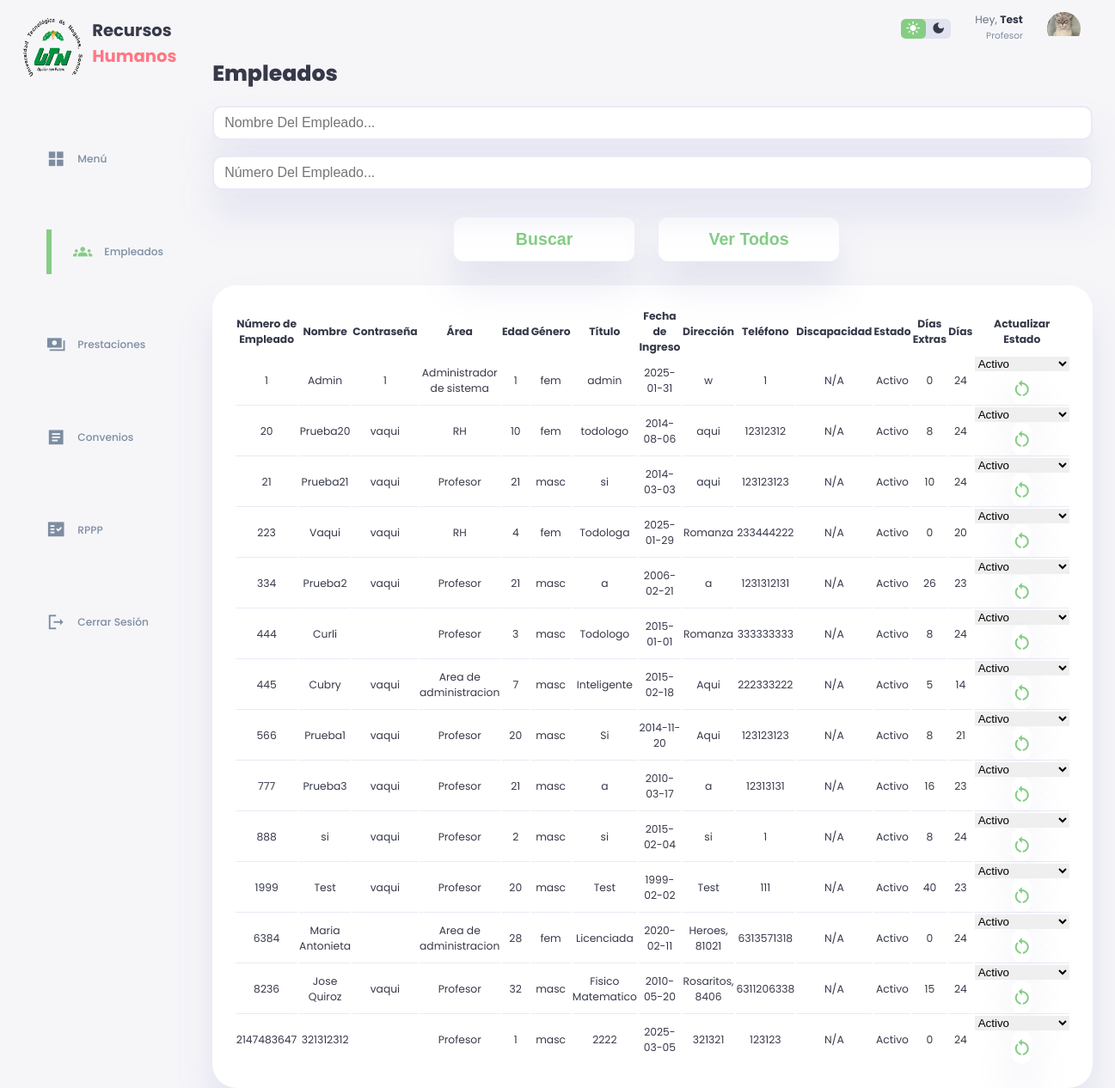
Page /empleados.php (signed in) on the committed database.
### tables this page shows
CREATE TABLE `empleado` (
  `Numero_Empleado` int(20) NOT NULL,
  `Nombre_Empleado` varchar(30) NOT NULL,
  `Contraseña_Empleado` varchar(20) DEFAULT '',
  `Area` varchar(30) NOT NULL,
  `Edad` int(3) NOT NULL,
  `Genero` varchar(12) NOT NULL,
  `Titulo` varchar(50) NOT NULL,
  `Fecha_Ingreso` date NOT NULL DEFAULT current_timestamp(),
  `Direccion` varchar(200) NOT NULL,
  `Telefono` varchar(12) NOT NULL,
  `Discapacidad` varchar(50) NOT NULL DEFAULT 'N/A',
  `Estado` varchar(30) NOT NULL DEFAULT 'Activo',
  `Dias_Extras` int(2) NOT NULL DEFAULT 0,
  `Dias` int(2) NOT NULL DEFAULT 24
);

### empleados.php (the view, shortened to what this page needs)
<!DOCTYPE html>
<html lang="en">
<head>
    <link rel="stylesheet" href="./styleEmpleado.css">
</head>
<body>
  <div class="container">
        <aside>
            <div class="top">
                <div class="logo">
                        <img src="./images/logo.png.png">
                        <h2>Recursos<span class="danger">
                            Humanos</span> </h2>
                </div>
            </div>
            <div class="sidebar">
                <a href="index.php">
                    <span class="material-icons-sharp">grid_view</span>
                    <h3>Menú</h3>
                </a>
                <a href="empleados.php" class="active">
                    <span class="material-icons-sharp">groups</span>
                    <h3>Empleados</h3>
                </a>
                <a href="solicitudesprestaciones.php">
                    <span class="material-icons-sharp">payments</span>
                    <h3>Prestaciones</h3>
                </a>
                <a href="convenioNuevo.php">
                    <span class="material-icons-sharp">article</span>
                    <h3>Convenios</h3>
                </a>
                <a href="RPPP.php">
                    <span class="material-icons-sharp">fact_check</span>
                    <h3>RPPP</h3>
                </a>
                <a href="#" onclick="event.preventDefault(); document.getElementById('logout-form').submit();">
                    <span class="material-icons-sharp">logout</span>
                    <h3>Cerrar Sesión</h3>
                </a>
            </div>
        </aside>
    <div class="contenido">
            <div class="top">
                <div class="theme-toggler">
                    <span class="material-icons-sharp active">light_mode</span>
                    <span class="material-icons-sharp">dark_mode</span>
                </div>
                <div class="profile">
                    <div class="info">
                    <?php
                    echo '<p>Hey, <b>'.htmlspecialchars($_SESSION['Nombre_Empleado']).'</b></p>
                        <small class="text-muted">'.htmlspecialchars($_SESSION['Area']).'</small>';
                    ?>
                    </div>
                    <div class="profile-photo">
                        <img src="./images/profile-1.jpg.jpeg">
                    </div>
                </div>
            </div>
    <div class="contenido">
        <h1>Empleados</h1>
        <br>
        <form action="" method="post">
            <input type="text" id="nombre" name="nombre" class="search-input" placeholder="Nombre Del Empleado..." />
            <br>
            <br>
            <input type="text" id="numero" name="numero" class="search-input" placeholder="Número Del Empleado..." />
            <br>
            <br>
            <div class="button-container">
            <button type="submit"><h2>Buscar</h2></button>
            <br>
            <br>
            <button type="button" onclick="window.location.href='empleados.php'"><h2>Ver Todos</h2></button>
            <br>
            </div>
        </form>
        <?php
        require_once("conn.php");
        if ($_SERVER["REQUEST_METHOD"] == "POST") {
            $nombre = $_POST["nombre"];
            $numero = $_POST["numero"];
            if (!empty($nombre)) {
                $query = $conn->prepare("SELECT * FROM empleado WHERE Nombre_Empleado LIKE ?");
                $nombre = "%" . $nombre . "%";
                $query->bind_param("s", $nombre);
            } else if (!empty($numero)) {
                $query = $conn->prepare("SELECT * FROM empleado WHERE Numero_Empleado = ?");
                $query->bind_param("i", $numero);
            } else {
                $query = $conn->prepare("SELECT * FROM empleado");
            }
        } else {
            $query = $conn->prepare("SELECT * FROM empleado");
        }
        $query->execute();
        $result = $query->get_result();
        if ($result->num_rows > 0) {
            echo '<main>';
            echo '<div class="prestamos-recientes">';
            echo '<table class="table">';
            echo '<thead>';
            echo '<tr>';
            echo '<th>Número de Empleado</th>';
            echo '<th>Nombre</th>';
            echo '<th>Contraseña</th>';
            echo '<th>Área</th>';
            echo '<th>Edad</th>';
            echo '<th>Género</th>';
            echo '<th>Título</th>';
            echo '<th>Fecha de Ingreso</th>';
            echo '<th>Dirección</th>';
            echo '<th>Teléfono</th>';
            echo '<th>Discapacidad</th>';
            echo '<th>Estado</th>';
            echo '<th>Días Extras</th>';
            echo '<th>Días</th>';
            echo '<th>Actualizar Estado</th>';
            echo '</tr>';
            echo '</thead>';
            echo '<tbody>';
            while ($row = $result->fetch_assoc()) {
                echo '<tr>';
                echo '<td>' . htmlspecialchars($row['Numero_Empleado']) . '</td>';
                echo '<td>' . htmlspecialchars($row['Nombre_Empleado']) . '</td>';
                echo '<td>' . htmlspecialchars($row['Contraseña_Empleado']) . '</td>';
                echo '<td>' . htmlspecialchars($row['Area']) . '</td>';
                echo '<td>' . htmlspecialchars($row['Edad']) . '</td>';
                echo '<td>' . htmlspecialchars($row['Genero']) . '</td>';
                echo '<td>' . htmlspecialchars($row['Titulo']) . '</td>';
                echo '<td>' . htmlspecialchars($row['Fecha_Ingreso']) . '</td>';
                echo '<td>' . htmlspecialchars($row['Direccion']) . '</td>';
                echo '<td>' . htmlspecialchars($row['Telefono']) . '</td>';
                echo '<td>' . htmlspecialchars($row['Discapacidad']) . '</td>';
                echo '<td>' . htmlspecialchars($row['Estado']) . '</td>';
                echo '<td>' . htmlspecialchars($row['Dias_Extras']) . '</td>';
                echo '<td>' . htmlspecialchars($row['Dias']) . '</td>';
                echo '<td>';
                echo '<form action="" method="post">';
                echo '<div class="button.act-container">';
                echo '<select name="Estado">';
                echo '<option value="Activo">Activo</option>';
                echo '</select>';
                echo '<button type="submit" id="mas_chico" class="act"><span class="material-icons-sharp">
                restart_alt
                </span></button>';
                echo '</div>';
                echo '</form>';
                echo '</td>';
                echo '</tr>';
            }
            echo '</tbody>';
            echo '</table>';
            echo '</div>';
            echo '</main>';
        } else {
            echo '<p>No se encontraron empleados.</p>';
        }
        ?>
</body>
</html>

### rows in the picture
empleado: Numero_Empleado "1", Nombre_Empleado "Admin", Contraseña_Empleado "1", Area "Administrador de sistema", Edad "1", Genero "fem", Titulo "admin", Fecha_Ingreso "2025-01-31", Direccion "w", Telefono "1", Discapacidad "N/A", Estado "Activo", Dias_Extras "0", Dias "24"
empleado: Numero_Empleado "20", Nombre_Empleado "Prueba20", Contraseña_Empleado "vaqui", Area "RH", Edad "10", Genero "fem", Titulo "todologo", Fecha_Ingreso "2014-08-06", Direccion "aqui", Telefono "12312312", Discapacidad "N/A", Estado "Activo", Dias_Extras "8", Dias "24"
empleado: Numero_Empleado "21", Nombre_Empleado "Prueba21", Contraseña_Empleado "vaqui", Area "Profesor", Edad "21", Genero "masc", Titulo "si", Fecha_Ingreso "2014-03-03", Direccion "aqui", Telefono "123123123", Discapacidad "N/A", Estado "Activo", Dias_Extras "10", Dias "24"
empleado: Numero_Empleado "223", Nombre_Empleado "Vaqui", Contraseña_Empleado "vaqui", Area "RH", Edad "4", Genero "fem", Titulo "Todologa", Fecha_Ingreso "2025-01-29", Direccion "Romanza", Telefono "233444222", Discapacidad "N/A", Estado "Activo", Dias_Extras "0", Dias "20"
empleado: Numero_Empleado "334", Nombre_Empleado "Prueba2", Contraseña_Empleado "vaqui", Area "Profesor", Edad "21", Genero "masc", Titulo "a", Fecha_Ingreso "2006-02-21", Direccion "a", Telefono "1231312131", Discapacidad "N/A", Estado "Activo", Dias_Extras "26", Dias "23"
empleado: Numero_Empleado "444", Nombre_Empleado "Curli", Area "Profesor", Edad "3", Genero "masc", Titulo "Todologo", Fecha_Ingreso "2015-01-01", Direccion "Romanza", Telefono "333333333", Discapacidad "N/A", Estado "Activo", Dias_Extras "8", Dias "24"
empleado: Numero_Empleado "445", Nombre_Empleado "Cubry", Contraseña_Empleado "vaqui", Area "Area de administracion", Edad "7", Genero "masc", Titulo "Inteligente", Fecha_Ingreso "2015-02-18", Direccion "Aqui", Telefono "222333222", Discapacidad "N/A", Estado "Activo", Dias_Extras "5", Dias "14"
empleado: Numero_Empleado "566", Nombre_Empleado "Prueba1", Contraseña_Empleado "vaqui", Area "Profesor", Edad "20", Genero "masc", Titulo "Si", Fecha_Ingreso "2014-11-20", Direccion "Aqui", Telefono "123123123", Discapacidad "N/A", Estado "Activo", Dias_Extras "8", Dias "21"
empleado: Numero_Empleado "777", Nombre_Empleado "Prueba3", Contraseña_Empleado "vaqui", Area "Profesor", Edad "21", Genero "masc", Titulo "a", Fecha_Ingreso "2010-03-17", Direccion "a", Telefono "12313131", Discapacidad "N/A", Estado "Activo", Dias_Extras "16", Dias "23"
empleado: Numero_Empleado "888", Nombre_Empleado "si", Contraseña_Empleado "vaqui", Area "Profesor", Edad "2", Genero "masc", Titulo "si", Fecha_Ingreso "2015-02-04", Direccion "si", Telefono "1", Discapacidad "N/A", Estado "Activo", Dias_Extras "8", Dias "24"
empleado: Numero_Empleado "1999", Nombre_Empleado "Test", Contraseña_Empleado "vaqui", Area "Profesor", Edad "20", Genero "masc", Titulo "Test", Fecha_Ingreso "1999-02-02", Direccion "Test", Telefono "111", Discapacidad "N/A", Estado "Activo", Dias_Extras "40", Dias "23"
empleado: Numero_Empleado "6384", Nombre_Empleado "Maria Antonieta", Area "Area de administracion", Edad "28", Genero "fem", Titulo "Licenciada", Fecha_Ingreso "2020-02-11", Direccion "Heroes, 81021", Telefono "6313571318", Discapacidad "N/A", Estado "Activo", Dias_Extras "0", Dias "24"
empleado: Numero_Empleado "8236", Nombre_Empleado "Jose Quiroz", Contraseña_Empleado "vaqui", Area "Profesor", Edad "32", Genero "masc", Titulo "Fisico Matematico", Fecha_Ingreso "2010-05-20", Direccion "Rosaritos, 8406", Telefono "6311206338", Discapacidad "N/A", Estado "Activo", Dias_Extras "15", Dias "24"
empleado: Numero_Empleado "2147483647", Nombre_Empleado "321312312", Area "Profesor", Edad "1", Genero "masc", Titulo "2222", Fecha_Ingreso "2025-03-05", Direccion "321321", Telefono "123123", Discapacidad "N/A", Estado "Activo", Dias_Extras "0", Dias "24"

### other values in the picture
$_SESSION['Nombre_Empleado'] "Test"
$_SESSION['Area'] "Profesor"
